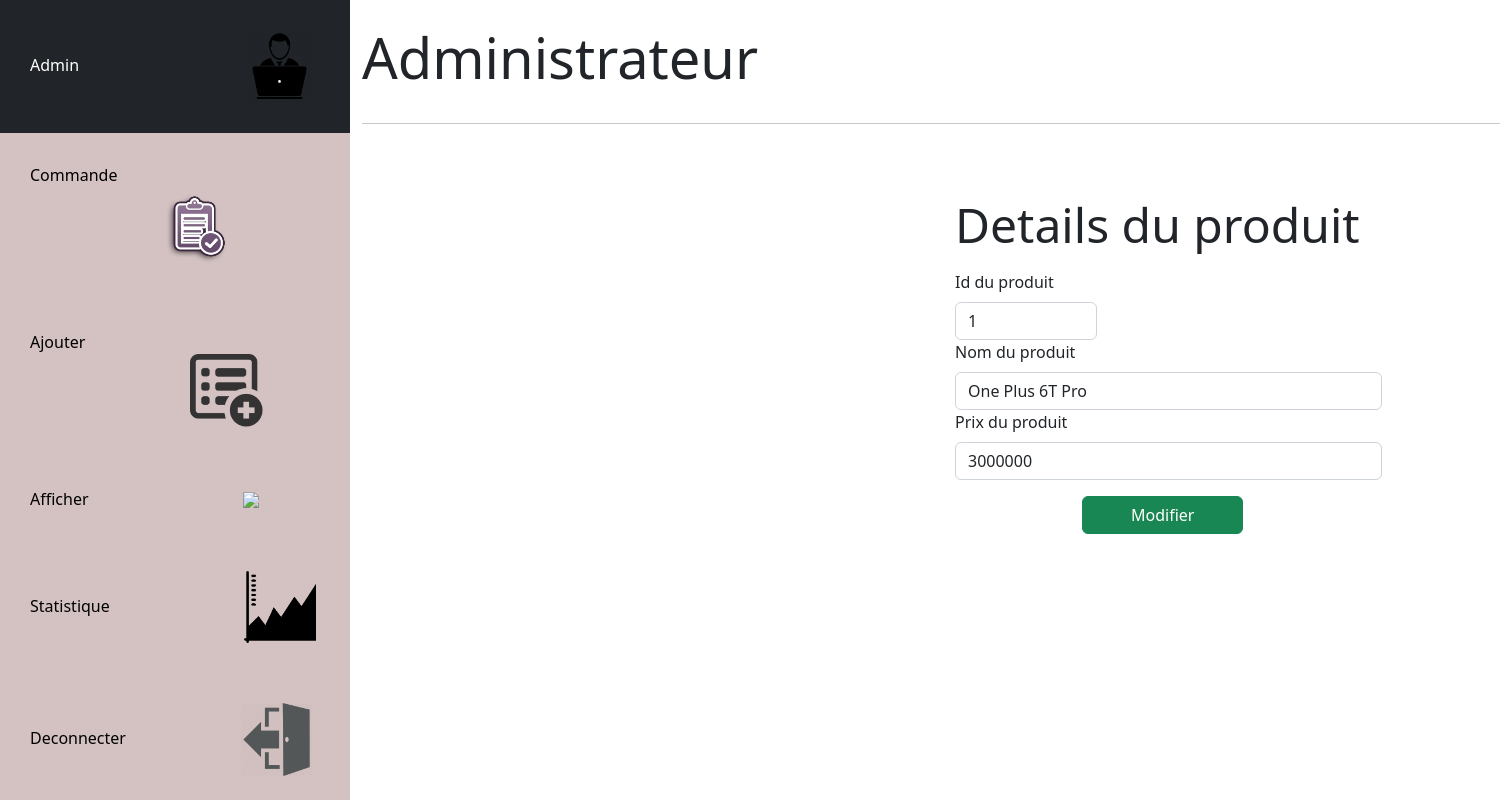
The page /admin/admin.php?id=1 (signed in) on the database its author committed.
### tables this page shows
CREATE TABLE produit(
        id_pro Int Auto_increment NOT NULL,
        nom Varchar (50) NOT NULL,
        prix Int NOT NULL,
        image Varchar (100) NOT NULL,
        CONSTRAINT produit_PK PRIMARY KEY (id_pro)
);

### admin/admin.php (the view, shortened to what this page needs)
<?php
require '../class/connexion.php';
if (isset($_GET['id']) && !empty($_GET['id'])) {
    $id_detail = htmlentities($_GET['id']);
    $select = "select id_pro, nom, prix from produit where id_pro = '$id_detail'";
    $sql = $co->query($select);
    $sql = $sql->fetch(PDO::FETCH_ASSOC);
}
?>
<!DOCTYPE html>
<html lang="en">
<head>
    <link rel="stylesheet" href="../assets/bootstrap.min.css">
    <link rel="stylesheet" href="../assets/nav.css">
</head>
<body>
    <div class="sidebar">
        <a class="active" href="">Admin <img src="../assets/img/admin.png" class="w-25 text-end" style="margin-left: 160px;"></a>
        <a href="commande.php">Commande <img src="../assets/img/commander.png" class="w-25 text-end" style="margin-left: 130px;"></a>
        <a href="upload.php">Ajouter <img src="../assets/img/ajouter.png" class="w-25 text-end" style="margin-left: 160px;"></a>
        <a href="afficher.php">Afficher <img src="../assets/img/afficher.png" class="w-25 text-end" style="margin-left: 150px;"></a>
        <a href="stat.php">Statistique <img src="../assets/img/stat.png" class="w-25 text-end" style="margin-left: 130px;"></a>
        <a href="../index.php?admin=deconnexion">Deconnecter <img src="../assets/img/deconnexion.png" class="w-25 text-end" style="margin-left: 110px;"></a>
    </div>
    <div class="container" style="margin-left:350px; width:1186px;"><br>
        <p class="lead display-4" style="margin-bottom: 32px;">Administrateur</p>
        <hr>
        <div class="row mt-4">
            <div class="col-lg-6">
            </div>
            <div class="col-lg-6">
                <p class="lead display-5 mt-5">Details du produit</p>
                <form action="../controleur.php" method="post">
                    <label for="id" class="form-label">Id du produit</label>
                    <input type="num" name="id_modify" class="form-control w-25" value="<?php echo @$sql['id_pro'] ?>" readonly>
                    <label for="nom" class="form-label">Nom du produit</label>
                    <input type="text" name="nom_produit" class="form-control w-75" value="<?php echo @$sql['nom'] ?>">
                    <label for="prix" class="form-label">Prix du produit</label>
                    <input type="num" name="prix_produit" class="form-control w-75" value="<?php echo @$sql['prix'] ?>">
                    <div class="mt-3" style="margin: 127px;">
                        <input type="submit" name="modify" value="Modifier" class="btn btn-success px-5">
                    </div>
                </form>
            </div>
        </div>
    </div>
</body>
</html>

### assets/nav.css (style rules this page uses)
.sidebar { margin: 0px; padding: 0px; width: 350px; background-color: #d4c2c2; position: fixed; height: 100%; overflow: auto; }
.sidebar a { display: block; color: black; padding: 30px; text-decoration: none; }
.sidebar a.active { background-color: #212529; color: white; }

### rows shown on the page
produit: id_modify "1", nom_produit "One Plus 6T Pro", prix_produit "3000000"
